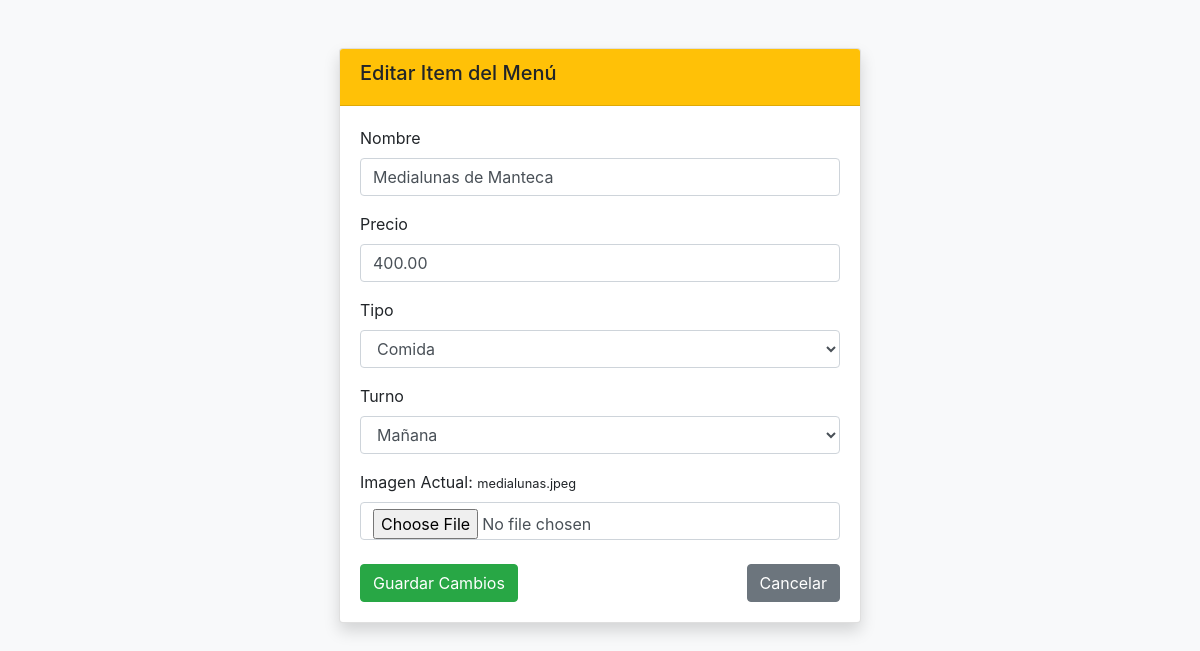
The app's page /Admin/basedatos/form-edit.php?id=2 (signed in) with its own data.
### tables this page shows
CREATE TABLE IF NOT EXISTS `menu` (
  `id` int(11) NOT NULL AUTO_INCREMENT,
  `nombre` varchar(255) NOT NULL,
  `tipo` varchar(100) NOT NULL,  
  `turno` enum('Mañana', 'Tarde') NOT NULL,
  `precio` decimal(10, 2) NOT NULL,
  `imagen` varchar(255) NOT NULL,
  PRIMARY KEY (`id`)
);

### Admin/basedatos/form-edit.php (the view, shortened to what this page needs)
<?php
$bd = new connection();
$conex = $bd->conectar();
$id = isset($_GET['id']) ? intval($_GET['id']) : 0;
$stmt = $conex->prepare("SELECT * FROM menu WHERE id = ?");
$stmt->bind_param("i", $id);
$stmt->execute();
$item = $stmt->get_result()->fetch_assoc();
?>
<!DOCTYPE html>
<html lang="es">
<head>
    <link rel="stylesheet" href="https://stackpath.bootstrapcdn.com/bootstrap/4.3.1/css/bootstrap.min.css">
</head>
<body class="bg-light p-5">
    <div class="container">
        <div class="row justify-content-center">
            <div class="col-md-6">
                <div class="card shadow">
                    <div class="card-header bg-warning"><h5>Editar Item del Menú</h5></div>
                    <form action="form-edit.php?id=<?php echo $id; ?>" method="POST" enctype="multipart/form-data" class="card-body">
                        <div class="form-group"><label>Nombre</label><input type="text" name="nombre" value="<?php echo $item['nombre']; ?>" class="form-control" required></div>
                        <div class="form-group"><label>Precio</label><input type="number" step="0.01" name="precio" value="<?php echo $item['precio']; ?>" class="form-control" required></div>
                        <div class="form-group"><label>Tipo</label>
                            <select name="tipo" class="form-control">
                                <option <?php if($item['tipo'] == 'Comida') echo 'selected'; ?>>Comida</option>
                            </select>
                        </div>
                        <div class="form-group"><label>Turno</label>
                            <select name="turno" class="form-control">
                                <option <?php if($item['turno'] == 'Mañana') echo 'selected'; ?>>Mañana</option>
                            </select>
                        </div>
                        <div class="form-group">
                            <label>Imagen Actual: <small><?php echo $item['imagen']; ?></small></label><br>
                            <input type="file" name="img" class="form-control">
                        </div>
                        <div class="d-flex justify-content-between mt-4">
                            <button type="submit" class="btn btn-success">Guardar Cambios</button>
                            <a href="formulario.php" class="btn btn-secondary">Cancelar</a>
                        </div>
                    </form>
                </div>
            </div>
        </div>
    </div>
</body>
</html>

### records on screen
menu: nombre "Medialunas de Manteca", precio "400.00", tipo "Comida", turno "Mañana", imagen "medialunas.jpeg"
